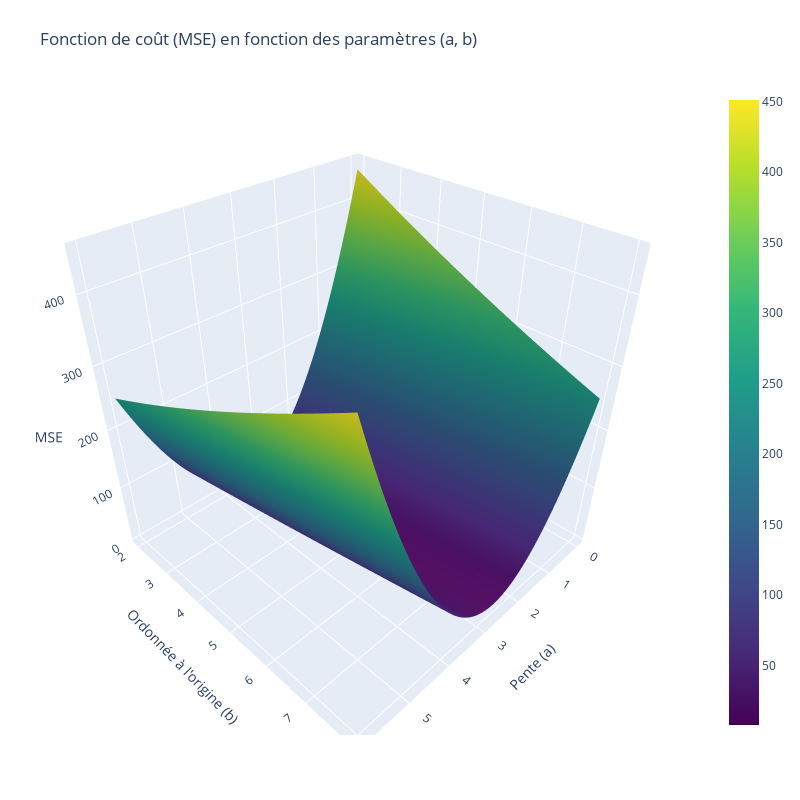

Notebook cell for this chart:
### Markdown cell above
Et on regarde la forme de la fonction de coût.

### Code cell
# grille de paramètres
slope_vals = np.linspace(0, 6, 100)
intercept_vals = np.linspace(2, 8 , 100)
# meshgrid pour avoir tous les couples (slope, intercept)
S, I = np.meshgrid(slope_vals, intercept_vals)

# Calcul vectorié du MSE pour chaque couple (slope, intercept) ---
MSE_vals = np.mean(
        (
            y.reshape(1, 1, -1)
            - (S[:, :, np.newaxis] * X.flatten() + I[:, :, np.newaxis])
        )
        ** 2,
        axis=2,
    )

# Visualisation de la surface de coût
fig = go.Figure(data=[go.Surface(z=MSE_vals, x=slope_vals, y=intercept_vals, colorscale='Viridis'
                                 )],
                )
fig.update_layout(
    title="Fonction de coût (MSE) en fonction des paramètres (a, b)",
    scene=dict(
        xaxis_title="Pente (a)",
        yaxis_title="Ordonnée à l'origine (b)",
        zaxis_title="MSE",
    ),
    autosize=False,
    width=800,
    height=800,
    margin=dict(l=10, r=50, b=65, t=90),
)
fig.show()

### Figure 1 — Plotly figure (JSON) as saved in the notebook; plotly's stock layout.template omitted (floating-point values rounded to 4 significant figures; data arrays with more than 128 entries replaced by an {"elided": "..."} marker saying what was removed)
{"data": [{"colorscale": [[0, "#440154"], [0.1111, "#482878"], [0.2222, "#3e4989"], [0.3333, "#31688e"], [0.4444, "#26828e"], [0.5556, "#1f9e89"], [0.6667, "#35b779"], [0.7778, "#6ece58"], [0.8889, "#b5de2b"], [1, "#fde725"]], "type": "surface", "x": [0.0, 0.06061, 0.1212, 0.1818, 0.2424, 0.303, 0.3636, 0.4242, 0.4848, 0.5455, 0.6061, 0.6667, 0.7273, 0.7879, 0.8485, 0.9091, 0.9697, 1.03, 1.091, 1.152, 1.212, 1.273, 1.333, 1.394, 1.455, 1.515, 1.576, 1.636, 1.697, 1.758, 1.818, 1.879, 1.939, 2.0, 2.061, 2.121, 2.182, 2.242, 2.303, 2.364, 2.424, 2.485, 2.545, 2.606, 2.667, 2.727, 2.788, 2.848, 2.909, 2.97, 3.03, 3.091, 3.152, 3.212, 3.273, 3.333, 3.394, 3.455, 3.515, 3.576, 3.636, 3.697, 3.758, 3.818, 3.879, 3.939, 4.0, 4.061, 4.121, 4.182, 4.242, 4.303, 4.364, 4.424, 4.485, 4.545, 4.606, 4.667, 4.727, 4.788, 4.848, 4.909, 4.97, 5.03, 5.091, 5.152, 5.212, 5.273, 5.333, 5.394, 5.455, 5.515, 5.576, 5.636, 5.697, 5.758, 5.818, 5.879, 5.939, 6.0], "y": [2.0, 2.061, 2.121, 2.182, 2.242, 2.303, 2.364, 2.424, 2.485, 2.545, 2.606, 2.667, 2.727, 2.788, 2.848, 2.909, 2.97, 3.03, 3.091, 3.152, 3.212, 3.273, 3.333, 3.394, 3.455, 3.515, 3.576, 3.636, 3.697, 3.758, 3.818, 3.879, 3.939, 4.0, 4.061, 4.121, 4.182, 4.242, 4.303, 4.364, 4.424, 4.485, 4.545, 4.606, 4.667, 4.727, 4.788, 4.848, 4.909, 4.97, 5.03, 5.091, 5.152, 5.212, 5.273, 5.333, 5.394, 5.455, 5.515, 5.576, 5.636, 5.697, 5.758, 5.818, 5.879, 5.939, 6.0, 6.061, 6.121, 6.182, 6.242, 6.303, 6.364, 6.424, 6.485, 6.545, 6.606, 6.667, 6.727, 6.788, 6.848, 6.909, 6.97, 7.03, 7.091, 7.152, 7.212, 7.273, 7.333, 7.394, 7.455, 7.515, 7.576, 7.636, 7.697, 7.758, 7.818, 7.879, 7.939, 8.0], "z": {"elided": "100x100 float values"}}], "layout": {"autosize": false, "height": 800, "margin": {"b": 65, "l": 10, "r": 50, "t": 90}, "scene": {"xaxis": {"title": {"text": "Pente (a)"}}, "yaxis": {"title": {"text": "Ordonnée à l'origine (b)"}}, "zaxis": {"title": {"text": "MSE"}}}, "title": {"text": "Fonction de coût (MSE) en fonction des paramètres (a, b)"}, "width": 800}}
